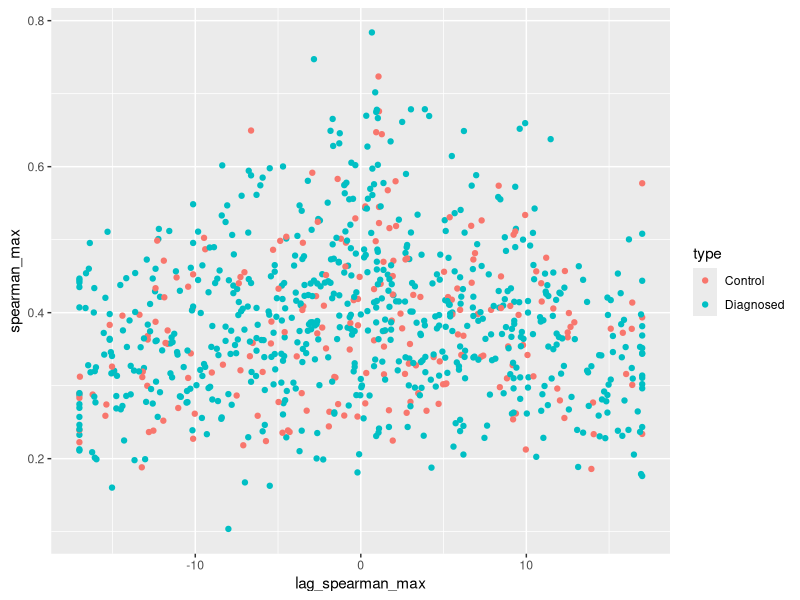
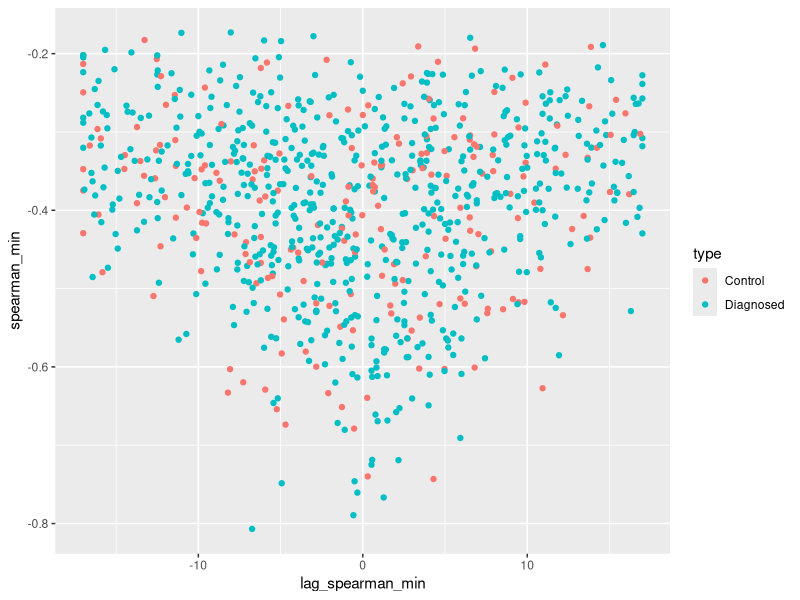
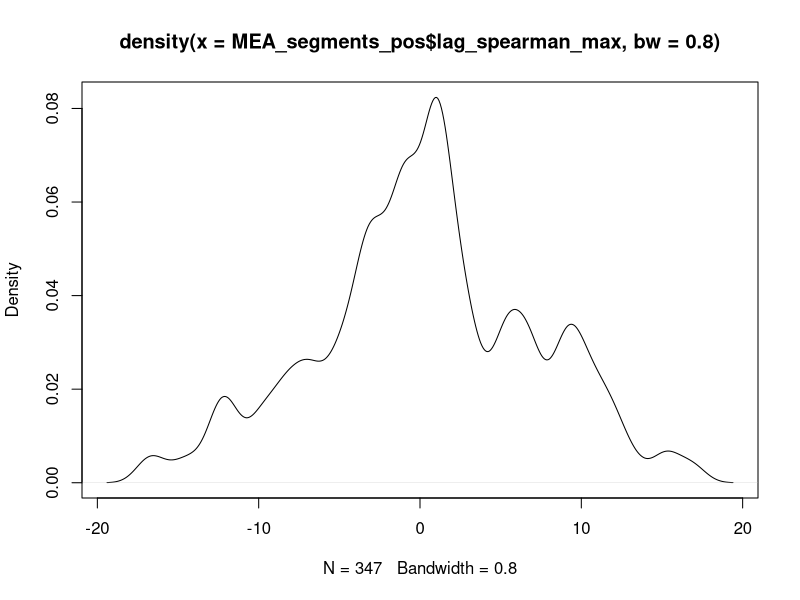
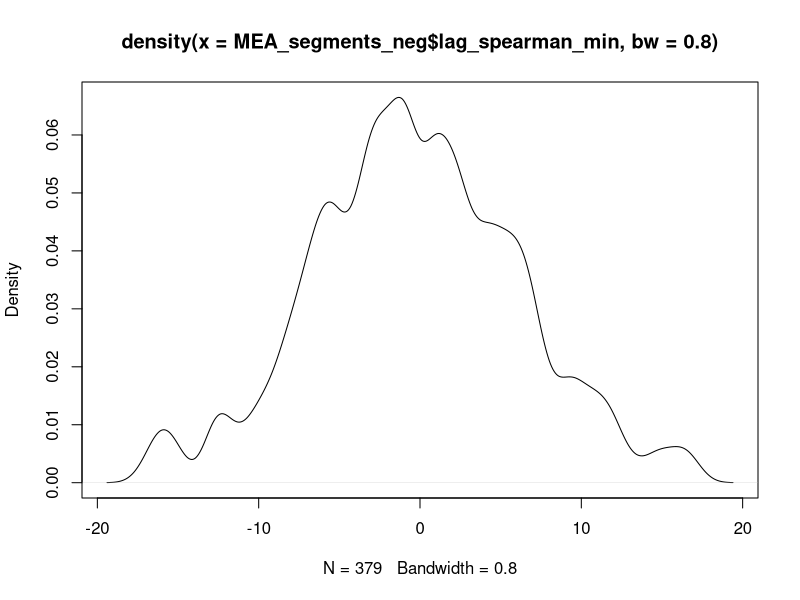
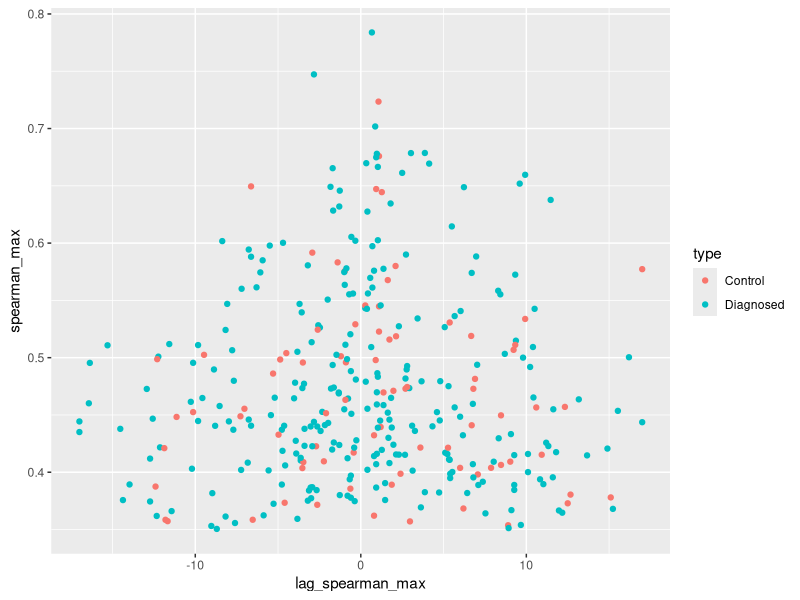
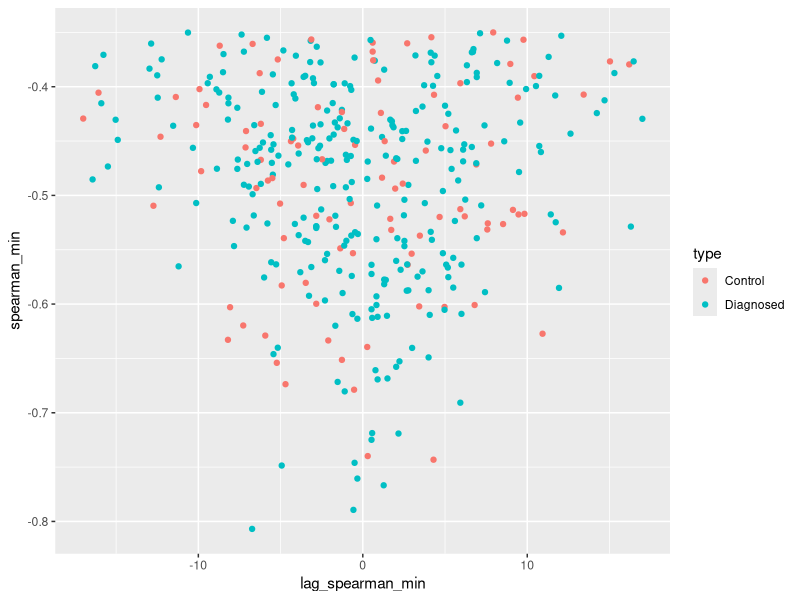

Generate these figures, in order, with R:
## ---- chunk 1
knitr::opts_chunk$set(echo = TRUE)
#source("MEA_functions.R")
library(dplyr)
library(ggplot2)
library(knitr)
## ---- chunk 2
MEA_segments <- read.csv("lista_mov_altos.csv")
x<-which(MEA_segments$type=="C")
y<-which(MEA_segments$type=="T")
MEA_segments$type[x] <- "Control"
MEA_segments$type[y] <- "Diagnosed"
x<-which(MEA_segments$sex=="M")
y<-which(MEA_segments$sex=="H")
MEA_segments$sex[x] <- "F"
MEA_segments$sex[y] <- "M"
MEA_segments<-mutate(MEA_segments,delta_mov=mov_therapist-mov_patient)
## ---- chunk 3
kable(head(MEA_segments,10))
## ---- chunk 4
ggplot(MEA_segments,aes(x = lag_spearman_max,spearman_max,color=type))+geom_point()
ggplot(MEA_segments,aes(x = lag_spearman_min,spearman_min,color=type))+geom_point()
## ---- chunk 5
MEA_segments_pos<-filter(MEA_segments,correl=="positive")%>%
  filter(abs(lag_spearman_max)>0.25)%>%
  filter(spearman_max>0.35)
MEA_segments_neg<-filter(MEA_segments,correl=="negative")%>%
  filter(abs(lag_spearman_min)>0.25)%>%
  filter(spearman_min < -0.35)
## ---- chunk 6
plot(density(MEA_segments_pos$lag_spearman_max,bw=0.8))
plot(density(MEA_segments_neg$lag_spearman_min,bw=0.8))
## ---- chunk 7
ggplot(MEA_segments_pos,aes(x = lag_spearman_max,spearman_max,color=type))+geom_point()
ggplot(MEA_segments_neg,aes(x = lag_spearman_min,spearman_min,color=type))+geom_point()
## ---- chunk 8
segmented_type_pos <- group_by(MEA_segments,type)
overview_type_pos <- summarise(segmented_type_pos,observed=n(),mean_max_correlation=mean(spearman_max),sd_correlation=sd(spearman_max),mean_lag=mean(lag_spearman_max),sd_lag=sd(lag_spearman_max),mean_therapist_mov=mean(mov_therapist),mean_patient_mov=mean(mov_patient))
kable(overview_type_pos)
## ---- chunk 9
segmented_type_pos <- group_by(MEA_segments,type)
overview_type_pos <- summarise(segmented_type_pos,observed=n(),mean_max_correlation=mean(spearman_max),sd_correlation=sd(spearman_max),mean_lag=mean(lag_spearman_max),sd_lag=sd(lag_spearman_max),mean_therapist_mov=mean(mov_therapist),mean_patient_mov=mean(mov_patient))
kable(overview_type_pos)
## ---- chunk 10
table(MEA_segments_pos$type,MEA_segments_pos$leads)
chisq.test(MEA_segments_pos$type,MEA_segments_pos$leads,)
fisher.test(MEA_segments_pos$type,MEA_segments_pos$leads)
## ---- chunk 11
table(MEA_segments_neg$type,MEA_segments_neg$leads)
chisq.test(MEA_segments_neg$type,MEA_segments_neg$leads)
fisher.test(MEA_segments_neg$type,MEA_segments_neg$leads)
## ---- chunk 12

diagnosed_list_pos<-filter(MEA_segments_pos,type=='Diagnosed')
control_list_pos<-filter(MEA_segments_pos,type=='Control')
diagnosed_list_neg<-filter(MEA_segments_neg,type=='Diagnosed')
control_list_neg<-filter(MEA_segments_neg,type=='Control')
t.test(diagnosed_list_pos$spearman_max,control_list_pos$spearman_max)
t.test(diagnosed_list_neg$lag_spearman_max,control_list_neg$lag_spearman_max)
## ---- chunk 13
table(MEA_segments$type,MEA_segments$correl)
chisq.test(MEA_segments$type,MEA_segments$correl)
fisher.test(MEA_segments$type,MEA_segments$correl)
## ---- chunk 14
MEA_segments_pos_m<-filter(MEA_segments_pos,sex=="M")
table(MEA_segments_pos_m$type,MEA_segments_pos_m$leads)
chisq.test(MEA_segments_pos_m$type,MEA_segments_pos_m$leads,)
fisher.test(MEA_segments_pos_m$type,MEA_segments_pos_m$leads)
## ---- chunk 15
MEA_segments_neg_m<-filter(MEA_segments_neg,sex=="M")
table(MEA_segments_neg_m$type,MEA_segments_neg_m$leads)
chisq.test(MEA_segments_neg_m$type,MEA_segments_neg_m$leads)
fisher.test(MEA_segments_neg_m$type,MEA_segments_neg_m$leads)
## ---- chunk 16
MEA_segments_m<-filter(MEA_segments,sex=="M")
table(MEA_segments_m$type,MEA_segments_m$correl)
chisq.test(MEA_segments_m$type,MEA_segments_m$correl)
fisher.test(MEA_segments_m$type,MEA_segments_m$correl)
## ---- chunk 17
MEA_segments_pos_f<-filter(MEA_segments_pos,sex=="F")
table(MEA_segments_pos_f$type,MEA_segments_pos_f$leads)
chisq.test(MEA_segments_pos_f$type,MEA_segments_pos_f$leads,)
fisher.test(MEA_segments_pos_f$type,MEA_segments_pos_f$leads)
## ---- chunk 18
MEA_segments_neg_f<-filter(MEA_segments_neg,sex=="M")
table(MEA_segments_neg_f$type,MEA_segments_neg_f$leads)
chisq.test(MEA_segments_neg_f$type,MEA_segments_neg_f$leads)
fisher.test(MEA_segments_neg_f$type,MEA_segments_neg_f$leads)
## ---- chunk 19
MEA_segments_f<-filter(MEA_segments,sex=="F")
table(MEA_segments_f$type,MEA_segments_f$correl)
chisq.test(MEA_segments_f$type,MEA_segments_f$correl)
fisher.test(MEA_segments_f$type,MEA_segments_f$correl)
